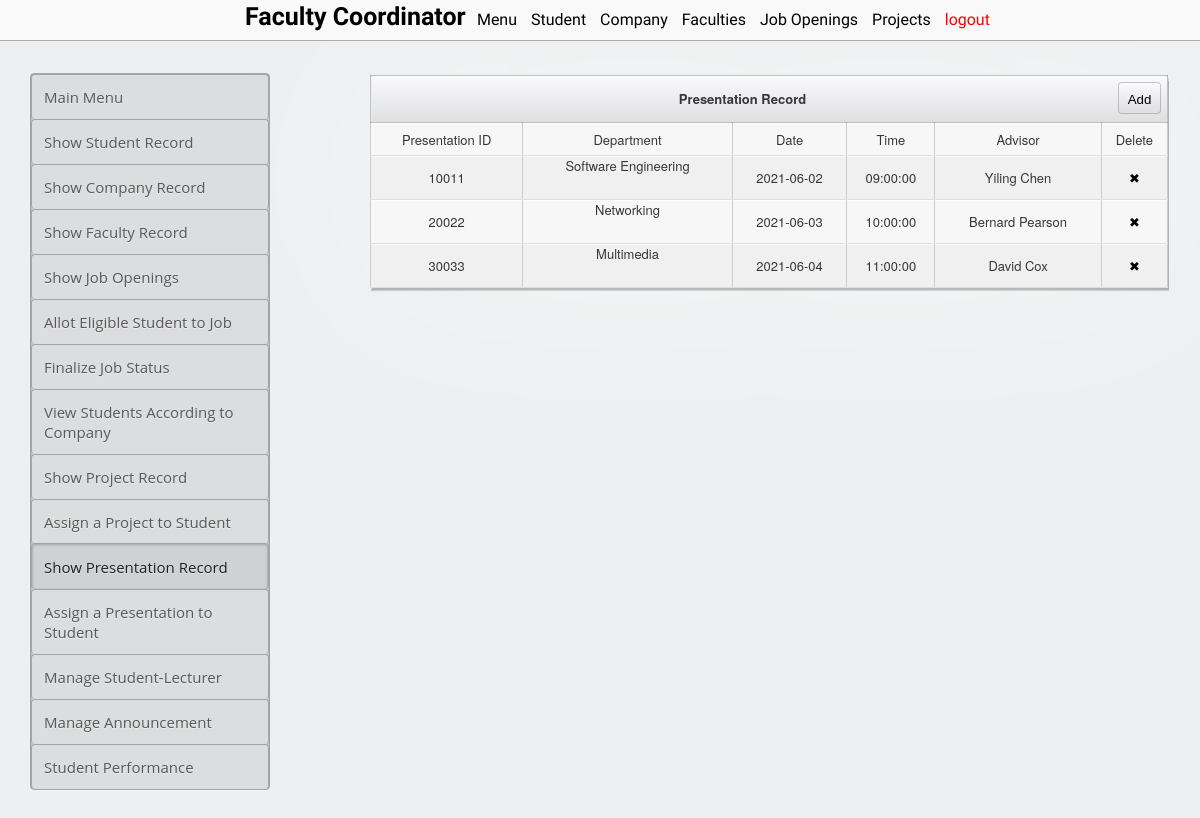
The app's page /coordinator/presentation_show.php with its own data.
### tables this page shows
CREATE TABLE `presentation_db` (
  `presentation_id` varchar(14) NOT NULL DEFAULT '',
  `department` varchar(50) DEFAULT NULL,
  `date` date DEFAULT NULL,
  `time` time DEFAULT NULL,
  `advisor` varchar(50) DEFAULT NULL
);

### coordinator/presentation_show.php (the view, shortened to what this page needs)
<?php
echo "
<!DOCTYPE html>
<html lang='en'>
<head>
    <link rel='stylesheet' href='../style_admin.css'>
    <link rel='stylesheet' href='../table.css'>
</head>
<body>
  <nav id='nav'>
    <ul>
        <div id='logo'>
            <b>Faculty Coordinator</b>
        </div>
        <li><a href='coordinator.php'>Menu</a></li>
        <li><a href='show_student.php'>Student </a></li>
        <li><a href='show_company.php'>Company</a></li>
        <li><a href='show_faculty.php'>Faculties</a></li>
        <li><a href='job_opening_show.php'>Job Openings</a></li>
        <li><a href='project_show.php'>Projects</a></li>
        <li align='right' ><a href='../logout.php' style='color:red;'>logout</a></li>
    </ul>
</nav>
<div id='main'>
    <div id='left'>
        <div id='sidebar'>
            <div class='menu'>
                <a href='coordinator.php'>
                    <div class='menu menu-item' id='student_tc'>
                        Main Menu
                    </div>
                </a>
                <a href='show_student.php'>
                    <div class='menu menu-item' id='student_tc'>
                        Show Student Record
                    </div>
                </a>
                <a href='show_company.php'>
                    <div class='menu menu-item' id='company_tc'>
                        Show Company Record
                    </div>
                </a>
                <a href='show_faculty.php'>
                    <div class='menu menu-item' id='faculty_tc'>
                        Show Faculty Record
                    </div>
                </a>
                <a href='job_opening_show.php'>
                    <div class='menu menu-item' id='company_tc'>
                        Show Job Openings
                    </div>
                </a>
                <a href='prospect_status_edit.php'>
                    <div class='menu menu-item' id='faculty_tc'>
                        Allot Eligible Student to Job
                    </div>
                </a>
                <a href='company_response_status.php' >
                    <div class='menu menu-item' id='faculty_tc'>
                        Finalize Job Status
                    </div>
                </a>
                <a href='company_student_selected.php' >
                    <div class='menu menu-item' id='faculty_tc'>
                        View Students According to Company
                    </div>
                </a>
                <a href='project_show.php'>
                    <div class='menu menu-item' id='faculty_tc'>
                        Show Project Record
                    </div>
                </a>
                <a href='project_allot.php'>
                    <div class='menu menu-item' id='faculty_tc'>
                        Assign a Project to Student
                    </div>
                </a>
                <a href='presentation_show.php'>
                    <div class='menu menu-item' id='faculty_tc' style='box-shadow: inset 0px 1px 3px rgba(0,0,0,0.2), inset 0 0 3px rgba(0,0,0,0.05);
                    color: #212121;
                    margin-top: -1px;
                    padding-top: 13px;
                    background: rgba(0,0,0,0.06);'>
                        Show Presentation Record
                    </div>
                </a>
                <a href='presentation_allot.php'>
                    <div class='menu menu-item' id='faculty_tc'>
                        Assign a Presentation to Student
                    </div>
                </a>
                <a href='fsvsupervisor_student_selected.php'>
                    <div class='menu menu-item' id='student_tc'>
                        Manage Student-Lecturer
                    </div>
                </a>
                <a href='announcement.php'>
                    <div class='menu menu-item' id='faculty_tc'>
                        Manage Announcement
                    </div>
                </a>
                <a href='marks.php'>
                    <div class='menu menu-item' id='faculty_tc'>
                        Student Performance
                    </div>
                </a>
            </div>
        </div>
    </div>
</div>
<div id='right'>
    <div class='table_container'>
        <div class='sub-table-container' >
            <table class='tc' >
                <thead>
                    <tr>
                        <th class='tpl-bar-breadcrumbs' colspan='6'>Presentation Record
                            <a href='presentation_add.php' title='Add a Presentation to record'><button class='edit-button' style='visibility:visible;width: 43px;height: 32px;line-height: 32px;margin: 5px;'>Add</button></a></th>
                        </tr>
                    </thead>
                    <tbody>
                        <tr class='row'>
                            <td class='item'>Presentation ID</td>
                            <td class='item'>Department</td>
                            <td class='item'>Date</td>
                            <td class='item'>Time</td>
                            <td class='item'>Advisor</td>
                            <td class='item'>Delete</td>
                        </tr>";
                        require "../connection.php";
                        $str="select * from presentation_db;";
                        $result=mysqli_query($con, $str);
                        $x=1;
                        while($row=mysqli_fetch_array($result)) {
                            if($x==1) {
                                $x=0;
                                echo "<tr   class='row'>
                                <td class='item alter'>$row[0]</td>
                                <td class='item alter'>$row[1]<a href='presentation_view_details.php?id=$row[0]'><button class='edit-button' >View</button><a href='presentation_edit.php?presentation_id=$row[0]'><button class='edit-button' >Edit</button></a></td>
                                <td class='item alter'>$row[2]</td>
                                <td class='item alter'>$row[3]</td>
                                <td class='item alter'>$row[4]</td>
                                <td class='item alter'><a href='delete_record.php?file=presentation_show.php&table=presentation_db&pkey_name=presentation_id&key=$row[0]' title='Delete this presentation from record'>✖</a></td>
                            </tr>";
                        }
                        else {
                            $x=1;
                            echo "<tr   class='row'>
                            <td class='item'>$row[0]</td>
                            <td class='item'>$row[1]<a href='presentation_view_details.php?id=$row[0]'><button class='edit-button' >View</button><a href='presentation_edit.php?project_id=$row[0]'><button class='edit-button' >Edit</button></a></td>
                            <td class='item'>$row[2]</td>
                            <td class='item'>$row[3]</td>
                            <td class='item'>$row[4]</td>
                            <td class='item'><a href='delete_record.php?file=presentation_show.php&table=presentation_db&pkey_name=presentation_id&key=$row[0]' title='Delete this presentation from record'>✖</a></td>
                        </tr>";
                    }
                }
                echo "
                </tbody>
            </table>
        </div>
    </div>
</div>
</div>
</body>
</html>";
?>

### style_admin.css (style rules this page uses)
body, html { margin: 0px auto; width: 100%; }
#nav { position: fixed; height: 40px; width: 100%; font-family: "open sans light", "Helvetica Neue", Helvetica, arial, sans-serif; background: #F9F9F9; border-bottom: 1px solid #ADADAD; text-align: center; }
li { display: inline-block; padding-left: 5px; padding-right: 5px; padding-top: 10px; padding-bottom: 10px; }
a { color: black; text-decoration: none; }
#nav li { text-decoration: none; color: #000000; }
#nav ul { margin-top: 0px; }
#logo { display: inline; font-size: 25px; text-align: left; }
#main { padding-top: 43px; width: '100%'; margin: 0 auto; }
#left { float: left; width: 25%; }
#right { float: right; width: 75%; }
#nav { z-index:50; }
#main { z-index: 5; }

### coordinator/presentation_show.php (style rules this page uses)
body { font-family: 'open sans', 'Helvetica Neue', Helvetica, arial, sans-serif; background: #EDEFF0; }
.table_container table { width: 100%; }
td a { display:block; text-decoration:none; }

### records on screen
presentation_db: presentation_id "10011", department "Software Engineering", date "2021-06-02", time "09:00:00", advisor "Yiling Chen"
presentation_db: presentation_id "20022", department "Networking", date "2021-06-03", time "10:00:00", advisor "Bernard Pearson"
presentation_db: presentation_id "30033", department "Multimedia", date "2021-06-04", time "11:00:00", advisor "David Cox"
